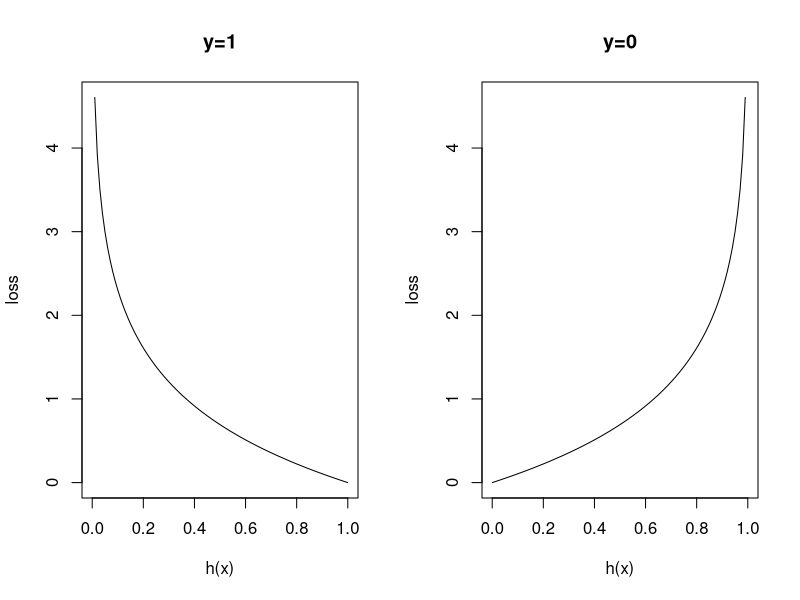

Recreate this plot in R.
## ---- chunk 1
x<-seq(0,1,0.01)
y<- -log(x)
y2<--log(1-x)
par(mfrow=c(1,2))
plot(y~x, type="l",main="y=1",xlab="h(x)",ylab="loss")
plot(y2~x, type="l",main="y=0",xlab="h(x)",ylab="loss")
